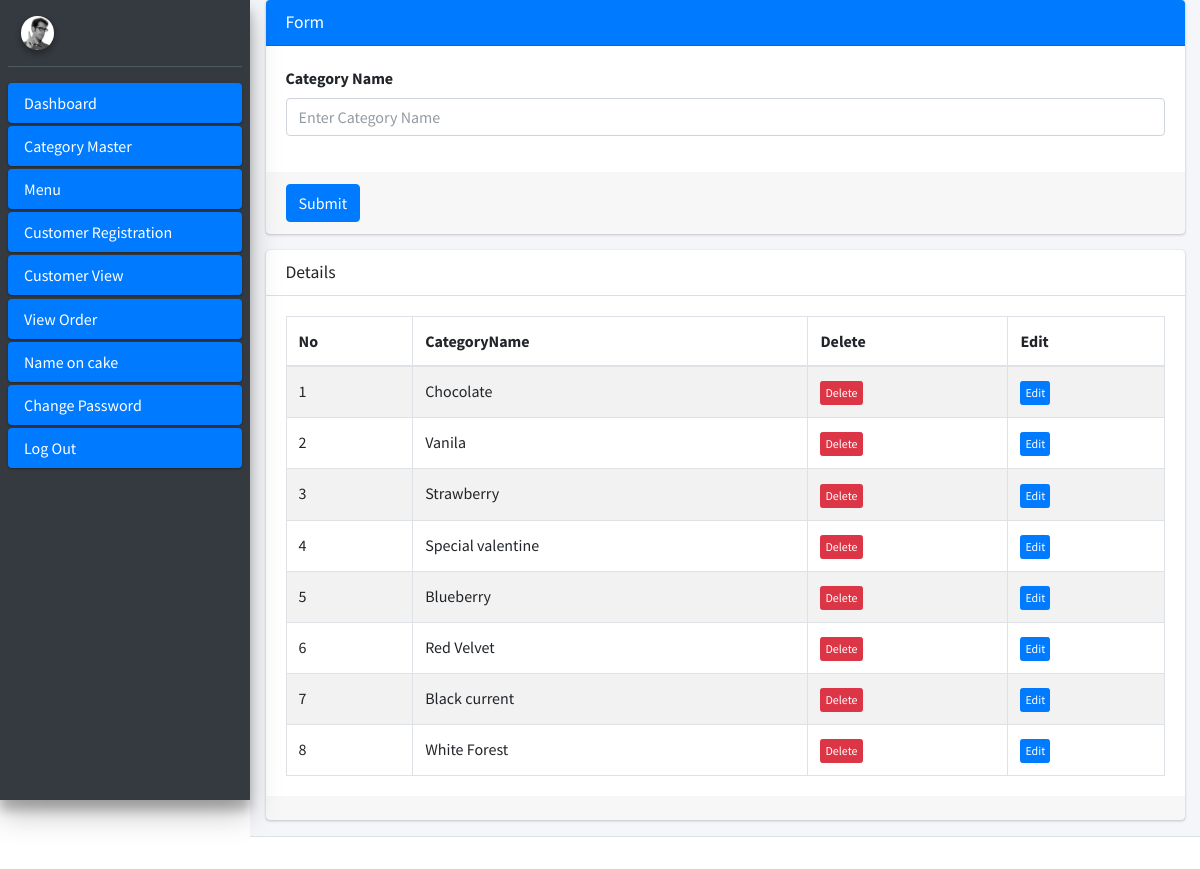
Screenshot of /admin/category1.php with the database file from the repository.
### tables this page shows
CREATE TABLE `category_master` (
  `cid` int(11) NOT NULL,
  `c_name` varchar(20) NOT NULL
);

### admin/category1.php (the view, shortened to what this page needs)
<?php
	include("connection.php");
?>
<!DOCTYPE html>
<html>
<head>
	<?php
		include("link_css.php");
	?>
</head>
<body class="hold-transition sidebar-mini layout-fixed">
<div class="wrapper">
	<?php
		include("sidebar.php");
	?>
  <div class="content-wrapper">
	<section class="content">
		<div class="container-fluid">
			<div class="row">
				<div class="col-md-12">
					<div class="card card-primary">
					  <div class="card-header">
						<h3 class="card-title">Form</h3>
					  </div>
					  <form role="form" method="POST">
						<div class="card-body">
						  <div class="form-group">
							<label for="exampleInputEmail1">Category Name</label>
							<input type="text" name="txt_catname" class="form-control" id="exampleInputEmail1" placeholder="Enter Category Name" required>
						  </div>
						</div>
						<div class="card-footer">
						  <button type="submit" name="txt_submit" class="btn btn-primary">Submit</button>
						</div>
					  </form>
					</div>
					<div class="card card-default">
					  <div class="card-header">
						<h3 class="card-title">Details</h3>
					  </div>
					  <div class="card-body">
					  	<table class="table table-bordered table-hover table-striped">
							<thead>
						   		<tr>
						   			<th>No</th>
						   			<th>CategoryName</th>
									<th>Delete</th>
									<th>Edit</th>
						   		</tr>
						    </thead>
							<tbody>
							   <?php
							   $i=1;
							   $qry="select * from category_master";
							   $res=mysqli_query($conn,$qry);
							   while($row=mysqli_fetch_array($res))
							   {
							   ?>
						   <tr>
						      <td><?php  echo $i?></td>
							  <td><?php  echo $row['c_name']?></td>
							  <td><a href="category1.php?did=<?php echo $row['cid'] ?>" class="btn btn-danger btn-xs" onClick="return confirm('Are you sure to Delete...')">Delete</a></td>
							  <td>
							  <button type="button" class="btn btn-primary btn-xs" data-toggle="modal" data-target="#modal-lg<?php  echo $i?>">Edit</button>
							  </td>
						   </tr>
						   <?php
						   $i++;
						   }
						   ?>
						   </tbody>
						</table>
					  </div>
					  <div class="card-footer">
					  </div>
					</div>
				</div>
			</div>
		</div>
	</section>
  </div>
  <?php
  	include("footer.php");
  ?>
</body>
</html>

### rows the page displays
category_master: c_name "Chocolate"
category_master: c_name "Vanila"
category_master: c_name "Strawberry"
category_master: c_name "Special valentine"
category_master: c_name "Blueberry"
category_master: c_name "Red Velvet"
category_master: c_name "Black current"
category_master: c_name "White Forest"
